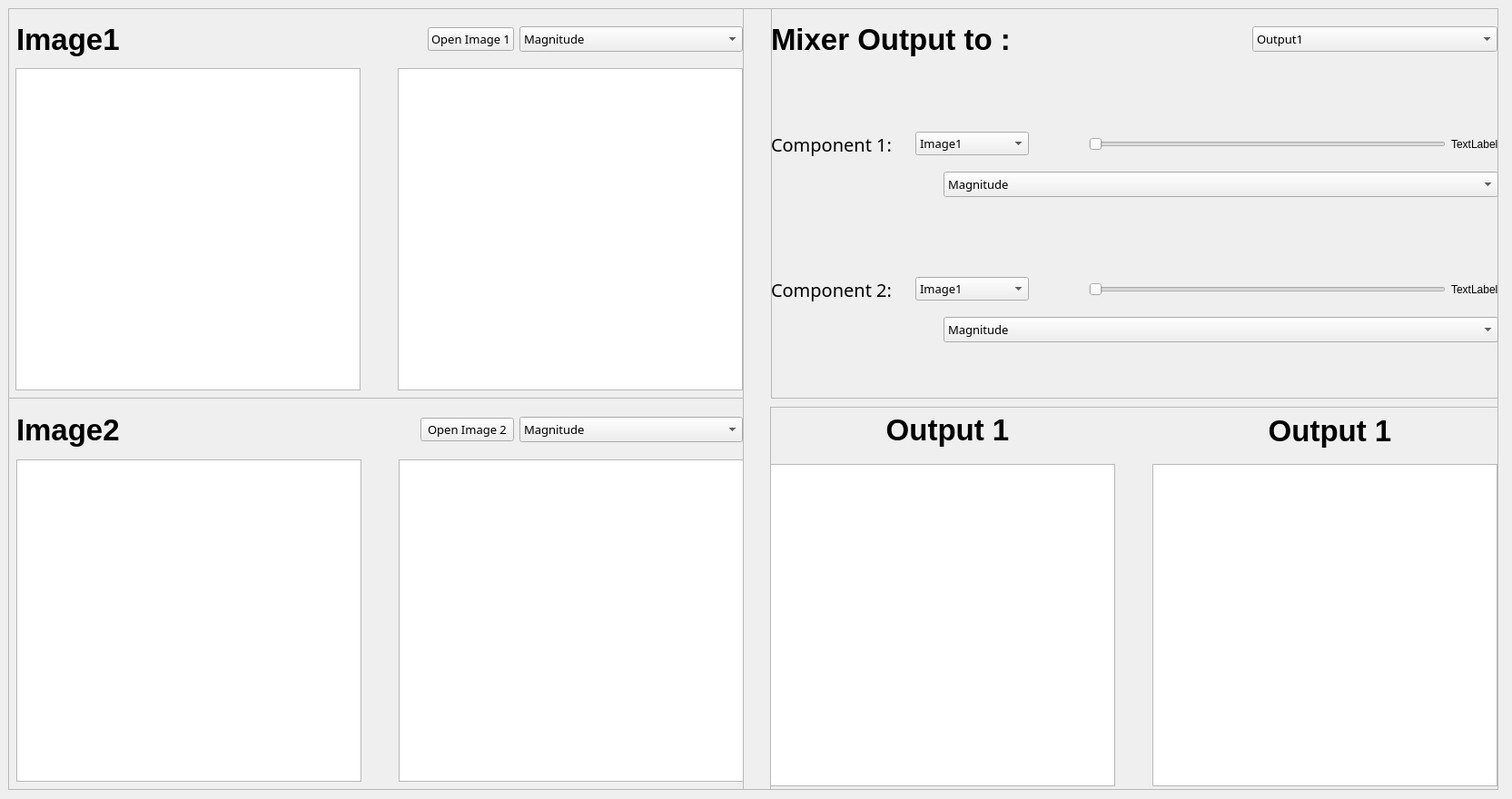
<?xml version="1.0" encoding="UTF-8"?>
<ui version="4.0">
 <class>MainWindow</class>
 <widget class="QMainWindow" name="MainWindow">
  <property name="geometry">
   <rect>
    <x>0</x>
    <y>0</y>
    <width>1665</width>
    <height>880</height>
   </rect>
  </property>
  <property name="windowTitle">
   <string>MainWindow</string>
  </property>
  <widget class="QWidget" name="centralwidget">
   <widget class="QFrame" name="frame">
    <property name="geometry">
     <rect>
      <x>9</x>
      <y>9</y>
      <width>1641</width>
      <height>861</height>
     </rect>
    </property>
    <property name="frameShape">
     <enum>QFrame::StyledPanel</enum>
    </property>
    <property name="frameShadow">
     <enum>QFrame::Raised</enum>
    </property>
    <widget class="QFrame" name="frame_11">
     <property name="geometry">
      <rect>
       <x>-1</x>
       <y>-1</y>
       <width>811</width>
       <height>431</height>
      </rect>
     </property>
     <property name="frameShape">
      <enum>QFrame::StyledPanel</enum>
     </property>
     <property name="frameShadow">
      <enum>QFrame::Raised</enum>
     </property>
     <widget class="QWidget" name="horizontalLayoutWidget_3">
      <property name="geometry">
       <rect>
        <x>9</x>
        <y>59</y>
        <width>801</width>
        <height>371</height>
       </rect>
      </property>
      <layout class="QHBoxLayout" name="horizontalLayout_1">
       <item>
        <widget class="PlotWidget" name="original_1">
         <property name="sizePolicy">
          <sizepolicy hsizetype="Fixed" vsizetype="Fixed">
           <horstretch>0</horstretch>
           <verstretch>0</verstretch>
          </sizepolicy>
         </property>
         <property name="minimumSize">
          <size>
           <width>380</width>
           <height>355</height>
          </size>
         </property>
        </widget>
       </item>
       <item>
        <spacer name="horizontalSpacer_1">
         <property name="orientation">
          <enum>Qt::Horizontal</enum>
         </property>
         <property name="sizeType">
          <enum>QSizePolicy::MinimumExpanding</enum>
         </property>
         <property name="sizeHint" stdset="0">
          <size>
           <width>20</width>
           <height>20</height>
          </size>
         </property>
        </spacer>
       </item>
       <item>
        <widget class="PlotWidget" name="components_p1">
         <property name="sizePolicy">
          <sizepolicy hsizetype="Fixed" vsizetype="Fixed">
           <horstretch>0</horstretch>
           <verstretch>0</verstretch>
          </sizepolicy>
         </property>
         <property name="minimumSize">
          <size>
           <width>380</width>
           <height>355</height>
          </size>
         </property>
        </widget>
       </item>
      </layout>
     </widget>
     <widget class="QWidget" name="horizontalLayoutWidget_6">
      <property name="geometry">
       <rect>
        <x>10</x>
        <y>10</y>
        <width>801</width>
        <height>51</height>
       </rect>
      </property>
      <layout class="QHBoxLayout" name="horizontalLayout_2">
       <item>
        <widget class="QLabel" name="label_Image2_2">
         <property name="font">
          <font>
           <family>MS UI Gothic</family>
           <pointsize>25</pointsize>
           <weight>75</weight>
           <italic>false</italic>
           <bold>true</bold>
           <strikeout>false</strikeout>
           <kerning>true</kerning>
          </font>
         </property>
         <property name="text">
          <string>Image1</string>
         </property>
        </widget>
       </item>
       <item>
        <spacer name="horizontalSpacer_2">
         <property name="orientation">
          <enum>Qt::Horizontal</enum>
         </property>
         <property name="sizeType">
          <enum>QSizePolicy::MinimumExpanding</enum>
         </property>
         <property name="sizeHint" stdset="0">
          <size>
           <width>40</width>
           <height>20</height>
          </size>
         </property>
        </spacer>
       </item>
       <item>
        <widget class="QPushButton" name="btn_open1">
         <property name="sizePolicy">
          <sizepolicy hsizetype="Fixed" vsizetype="Fixed">
           <horstretch>0</horstretch>
           <verstretch>0</verstretch>
          </sizepolicy>
         </property>
         <property name="minimumSize">
          <size>
           <width>80</width>
           <height>0</height>
          </size>
         </property>
         <property name="font">
          <font>
           <family>Rockwell</family>
           <pointsize>10</pointsize>
          </font>
         </property>
         <property name="text">
          <string>Open Image 1</string>
         </property>
        </widget>
       </item>
       <item>
        <widget class="QComboBox" name="comboBox_components1">
         <property name="sizePolicy">
          <sizepolicy hsizetype="Fixed" vsizetype="Fixed">
           <horstretch>0</horstretch>
           <verstretch>0</verstretch>
          </sizepolicy>
         </property>
         <property name="minimumSize">
          <size>
           <width>246</width>
           <height>28</height>
          </size>
         </property>
         <property name="font">
          <font>
           <family>Rockwell</family>
           <pointsize>10</pointsize>
          </font>
         </property>
         <item>
          <property name="text">
           <string>Magnitude</string>
          </property>
         </item>
         <item>
          <property name="text">
           <string>Phase</string>
          </property>
         </item>
         <item>
          <property name="text">
           <string>Real</string>
          </property>
         </item>
         <item>
          <property name="text">
           <string>Imaginary</string>
          </property>
         </item>
        </widget>
       </item>
       <item>
        <spacer name="horizontalSpacer_3">
         <property name="orientation">
          <enum>Qt::Horizontal</enum>
         </property>
         <property name="sizeType">
          <enum>QSizePolicy::Fixed</enum>
         </property>
         <property name="sizeHint" stdset="0">
          <size>
           <width>1</width>
           <height>20</height>
          </size>
         </property>
        </spacer>
       </item>
      </layout>
     </widget>
    </widget>
    <widget class="QFrame" name="frame_21">
     <property name="geometry">
      <rect>
       <x>840</x>
       <y>-1</y>
       <width>801</width>
       <height>431</height>
      </rect>
     </property>
     <property name="frameShape">
      <enum>QFrame::StyledPanel</enum>
     </property>
     <property name="frameShadow">
      <enum>QFrame::Raised</enum>
     </property>
     <widget class="QWidget" name="horizontalLayoutWidget_5">
      <property name="geometry">
       <rect>
        <x>0</x>
        <y>10</y>
        <width>801</width>
        <height>51</height>
       </rect>
      </property>
      <layout class="QHBoxLayout" name="horizontalLayout_7">
       <item>
        <widget class="QLabel" name="label_Mixer">
         <property name="font">
          <font>
           <family>MS UI Gothic</family>
           <pointsize>25</pointsize>
           <weight>75</weight>
           <italic>false</italic>
           <bold>true</bold>
           <strikeout>false</strikeout>
           <kerning>true</kerning>
          </font>
         </property>
         <property name="text">
          <string>Mixer Output to :</string>
         </property>
        </widget>
       </item>
       <item>
        <spacer name="horizontalSpacer_10">
         <property name="orientation">
          <enum>Qt::Horizontal</enum>
         </property>
         <property name="sizeType">
          <enum>QSizePolicy::MinimumExpanding</enum>
         </property>
         <property name="sizeHint" stdset="0">
          <size>
           <width>40</width>
           <height>20</height>
          </size>
         </property>
        </spacer>
       </item>
       <item>
        <widget class="QComboBox" name="comboBox_outputs">
         <property name="sizePolicy">
          <sizepolicy hsizetype="Fixed" vsizetype="Fixed">
           <horstretch>0</horstretch>
           <verstretch>0</verstretch>
          </sizepolicy>
         </property>
         <property name="minimumSize">
          <size>
           <width>270</width>
           <height>28</height>
          </size>
         </property>
         <property name="font">
          <font>
           <family>Rockwell</family>
           <pointsize>10</pointsize>
          </font>
         </property>
         <item>
          <property name="text">
           <string>Output1</string>
          </property>
         </item>
         <item>
          <property name="text">
           <string>Output2</string>
          </property>
         </item>
        </widget>
       </item>
       <item>
        <spacer name="horizontalSpacer_11">
         <property name="orientation">
          <enum>Qt::Horizontal</enum>
         </property>
         <property name="sizeType">
          <enum>QSizePolicy::Fixed</enum>
         </property>
         <property name="sizeHint" stdset="0">
          <size>
           <width>1</width>
           <height>20</height>
          </size>
         </property>
        </spacer>
       </item>
      </layout>
     </widget>
     <widget class="QWidget" name="horizontalLayoutWidget">
      <property name="geometry">
       <rect>
        <x>0</x>
        <y>130</y>
        <width>801</width>
        <height>41</height>
       </rect>
      </property>
      <layout class="QHBoxLayout" name="horizontalLayout_5">
       <item>
        <widget class="QLabel" name="label">
         <property name="font">
          <font>
           <family>Rockwell</family>
           <pointsize>15</pointsize>
          </font>
         </property>
         <property name="text">
          <string>Component 1:</string>
         </property>
        </widget>
       </item>
       <item>
        <spacer name="horizontalSpacer_7">
         <property name="orientation">
          <enum>Qt::Horizontal</enum>
         </property>
         <property name="sizeType">
          <enum>QSizePolicy::Fixed</enum>
         </property>
         <property name="sizeHint" stdset="0">
          <size>
           <width>20</width>
           <height>20</height>
          </size>
         </property>
        </spacer>
       </item>
       <item>
        <widget class="QComboBox" name="Img_compo1">
         <property name="sizePolicy">
          <sizepolicy hsizetype="Fixed" vsizetype="Fixed">
           <horstretch>0</horstretch>
           <verstretch>0</verstretch>
          </sizepolicy>
         </property>
         <property name="minimumSize">
          <size>
           <width>125</width>
           <height>0</height>
          </size>
         </property>
         <property name="font">
          <font>
           <family>Rockwell</family>
           <pointsize>10</pointsize>
          </font>
         </property>
         <item>
          <property name="text">
           <string>Image1</string>
          </property>
         </item>
         <item>
          <property name="text">
           <string>Image2</string>
          </property>
         </item>
        </widget>
       </item>
       <item>
        <spacer name="horizontalSpacer_8">
         <property name="orientation">
          <enum>Qt::Horizontal</enum>
         </property>
         <property name="sizeType">
          <enum>QSizePolicy::Fixed</enum>
         </property>
         <property name="sizeHint" stdset="0">
          <size>
           <width>60</width>
           <height>20</height>
          </size>
         </property>
        </spacer>
       </item>
       <item>
        <widget class="QSlider" name="slider1">
         <property name="orientation">
          <enum>Qt::Horizontal</enum>
         </property>
        </widget>
       </item>
       <item>
        <widget class="QLabel" name="slider1_text">
         <property name="text">
          <string>TextLabel</string>
         </property>
        </widget>
       </item>
      </layout>
     </widget>
     <widget class="QWidget" name="horizontalLayoutWidget_8">
      <property name="geometry">
       <rect>
        <x>0</x>
        <y>170</y>
        <width>801</width>
        <height>51</height>
       </rect>
      </property>
      <layout class="QHBoxLayout" name="horizontalLayout_8">
       <item>
        <spacer name="horizontalSpacer_12">
         <property name="orientation">
          <enum>Qt::Horizontal</enum>
         </property>
         <property name="sizeType">
          <enum>QSizePolicy::Fixed</enum>
         </property>
         <property name="sizeHint" stdset="0">
          <size>
           <width>190</width>
           <height>20</height>
          </size>
         </property>
        </spacer>
       </item>
       <item>
        <widget class="QComboBox" name="Mixer_components1">
         <property name="sizePolicy">
          <sizepolicy hsizetype="Preferred" vsizetype="Fixed">
           <horstretch>0</horstretch>
           <verstretch>0</verstretch>
          </sizepolicy>
         </property>
         <property name="minimumSize">
          <size>
           <width>252</width>
           <height>28</height>
          </size>
         </property>
         <property name="font">
          <font>
           <family>Rockwell</family>
           <pointsize>10</pointsize>
          </font>
         </property>
         <property name="layoutDirection">
          <enum>Qt::LeftToRight</enum>
         </property>
         <property name="autoFillBackground">
          <bool>false</bool>
         </property>
         <item>
          <property name="text">
           <string>Magnitude</string>
          </property>
         </item>
         <item>
          <property name="text">
           <string>Phase</string>
          </property>
         </item>
         <item>
          <property name="text">
           <string>Real</string>
          </property>
         </item>
         <item>
          <property name="text">
           <string>Imaginary</string>
          </property>
         </item>
         <item>
          <property name="text">
           <string>Uni Mag</string>
          </property>
         </item>
         <item>
          <property name="text">
           <string>Uni Phase</string>
          </property>
         </item>
        </widget>
       </item>
      </layout>
     </widget>
     <widget class="QWidget" name="horizontalLayoutWidget_9">
      <property name="geometry">
       <rect>
        <x>0</x>
        <y>290</y>
        <width>801</width>
        <height>41</height>
       </rect>
      </property>
      <layout class="QHBoxLayout" name="horizontalLayout_9">
       <item>
        <widget class="QLabel" name="label_2">
         <property name="font">
          <font>
           <family>Rockwell</family>
           <pointsize>15</pointsize>
          </font>
         </property>
         <property name="text">
          <string>Component 2:</string>
         </property>
        </widget>
       </item>
       <item>
        <spacer name="horizontalSpacer_14">
         <property name="orientation">
          <enum>Qt::Horizontal</enum>
         </property>
         <property name="sizeType">
          <enum>QSizePolicy::Fixed</enum>
         </property>
         <property name="sizeHint" stdset="0">
          <size>
           <width>20</width>
           <height>20</height>
          </size>
         </property>
        </spacer>
       </item>
       <item>
        <widget class="QComboBox" name="Img_compo2">
         <property name="sizePolicy">
          <sizepolicy hsizetype="Fixed" vsizetype="Fixed">
           <horstretch>0</horstretch>
           <verstretch>0</verstretch>
          </sizepolicy>
         </property>
         <property name="minimumSize">
          <size>
           <width>125</width>
           <height>0</height>
          </size>
         </property>
         <property name="font">
          <font>
           <family>Rockwell</family>
           <pointsize>10</pointsize>
          </font>
         </property>
         <item>
          <property name="text">
           <string>Image1</string>
          </property>
         </item>
         <item>
          <property name="text">
           <string>Image2</string>
          </property>
         </item>
        </widget>
       </item>
       <item>
        <spacer name="horizontalSpacer_13">
         <property name="orientation">
          <enum>Qt::Horizontal</enum>
         </property>
         <property name="sizeType">
          <enum>QSizePolicy::Fixed</enum>
         </property>
         <property name="sizeHint" stdset="0">
          <size>
           <width>60</width>
           <height>20</height>
          </size>
         </property>
        </spacer>
       </item>
       <item>
        <widget class="QSlider" name="slider2">
         <property name="orientation">
          <enum>Qt::Horizontal</enum>
         </property>
        </widget>
       </item>
       <item>
        <widget class="QLabel" name="slider2_text">
         <property name="text">
          <string>TextLabel</string>
         </property>
        </widget>
       </item>
      </layout>
     </widget>
     <widget class="QWidget" name="horizontalLayoutWidget_10">
      <property name="geometry">
       <rect>
        <x>0</x>
        <y>330</y>
        <width>801</width>
        <height>51</height>
       </rect>
      </property>
      <layout class="QHBoxLayout" name="horizontalLayout_6">
       <item>
        <spacer name="horizontalSpacer_9">
         <property name="orientation">
          <enum>Qt::Horizontal</enum>
         </property>
         <property name="sizeType">
          <enum>QSizePolicy::Fixed</enum>
         </property>
         <property name="sizeHint" stdset="0">
          <size>
           <width>190</width>
           <height>20</height>
          </size>
         </property>
        </spacer>
       </item>
       <item>
        <widget class="QComboBox" name="Mixer_components2">
         <property name="sizePolicy">
          <sizepolicy hsizetype="Preferred" vsizetype="Fixed">
           <horstretch>0</horstretch>
           <verstretch>0</verstretch>
          </sizepolicy>
         </property>
         <property name="minimumSize">
          <size>
           <width>252</width>
           <height>28</height>
          </size>
         </property>
         <property name="font">
          <font>
           <family>Rockwell</family>
           <pointsize>10</pointsize>
          </font>
         </property>
         <property name="layoutDirection">
          <enum>Qt::LeftToRight</enum>
         </property>
         <property name="autoFillBackground">
          <bool>false</bool>
         </property>
         <item>
          <property name="text">
           <string>Magnitude</string>
          </property>
         </item>
         <item>
          <property name="text">
           <string>Phase</string>
          </property>
         </item>
         <item>
          <property name="text">
           <string>Real</string>
          </property>
         </item>
         <item>
          <property name="text">
           <string>Imaginary</string>
          </property>
         </item>
         <item>
          <property name="text">
           <string>Uni Mag</string>
          </property>
         </item>
         <item>
          <property name="text">
           <string>Uni Phase</string>
          </property>
         </item>
        </widget>
       </item>
      </layout>
     </widget>
    </widget>
    <widget class="QFrame" name="frame_12">
     <property name="geometry">
      <rect>
       <x>-1</x>
       <y>429</y>
       <width>811</width>
       <height>441</height>
      </rect>
     </property>
     <property name="frameShape">
      <enum>QFrame::StyledPanel</enum>
     </property>
     <property name="frameShadow">
      <enum>QFrame::Raised</enum>
     </property>
     <widget class="QWidget" name="horizontalLayoutWidget_4">
      <property name="geometry">
       <rect>
        <x>10</x>
        <y>60</y>
        <width>801</width>
        <height>371</height>
       </rect>
      </property>
      <layout class="QHBoxLayout" name="horizontalLayout_4">
       <item>
        <widget class="PlotWidget" name="original_2">
         <property name="sizePolicy">
          <sizepolicy hsizetype="Fixed" vsizetype="Fixed">
           <horstretch>0</horstretch>
           <verstretch>0</verstretch>
          </sizepolicy>
         </property>
         <property name="minimumSize">
          <size>
           <width>380</width>
           <height>355</height>
          </size>
         </property>
        </widget>
       </item>
       <item>
        <spacer name="horizontalSpacer_6">
         <property name="orientation">
          <enum>Qt::Horizontal</enum>
         </property>
         <property name="sizeType">
          <enum>QSizePolicy::MinimumExpanding</enum>
         </property>
         <property name="sizeHint" stdset="0">
          <size>
           <width>20</width>
           <height>20</height>
          </size>
         </property>
        </spacer>
       </item>
       <item>
        <widget class="PlotWidget" name="components_p2">
         <property name="sizePolicy">
          <sizepolicy hsizetype="Fixed" vsizetype="Fixed">
           <horstretch>0</horstretch>
           <verstretch>0</verstretch>
          </sizepolicy>
         </property>
         <property name="minimumSize">
          <size>
           <width>380</width>
           <height>355</height>
          </size>
         </property>
        </widget>
       </item>
      </layout>
     </widget>
     <widget class="QWidget" name="horizontalLayoutWidget_2">
      <property name="geometry">
       <rect>
        <x>10</x>
        <y>10</y>
        <width>801</width>
        <height>51</height>
       </rect>
      </property>
      <layout class="QHBoxLayout" name="horizontalLayout_3">
       <item>
        <widget class="QLabel" name="label_Image2">
         <property name="font">
          <font>
           <family>MS UI Gothic</family>
           <pointsize>25</pointsize>
           <weight>75</weight>
           <italic>false</italic>
           <bold>true</bold>
           <strikeout>false</strikeout>
           <kerning>true</kerning>
          </font>
         </property>
         <property name="text">
          <string>Image2</string>
         </property>
        </widget>
       </item>
       <item>
        <spacer name="horizontalSpacer_4">
         <property name="orientation">
          <enum>Qt::Horizontal</enum>
         </property>
         <property name="sizeType">
          <enum>QSizePolicy::MinimumExpanding</enum>
         </property>
         <property name="sizeHint" stdset="0">
          <size>
           <width>40</width>
           <height>20</height>
          </size>
         </property>
        </spacer>
       </item>
       <item>
        <widget class="QPushButton" name="btn_open2">
         <property name="minimumSize">
          <size>
           <width>103</width>
           <height>0</height>
          </size>
         </property>
         <property name="font">
          <font>
           <family>Rockwell</family>
           <pointsize>10</pointsize>
           <weight>50</weight>
           <bold>false</bold>
          </font>
         </property>
         <property name="text">
          <string>Open Image 2</string>
         </property>
        </widget>
       </item>
       <item>
        <widget class="QComboBox" name="comboBox_components2">
         <property name="sizePolicy">
          <sizepolicy hsizetype="Fixed" vsizetype="Fixed">
           <horstretch>0</horstretch>
           <verstretch>0</verstretch>
          </sizepolicy>
         </property>
         <property name="minimumSize">
          <size>
           <width>246</width>
           <height>28</height>
          </size>
         </property>
         <property name="font">
          <font>
           <family>Rockwell</family>
           <pointsize>10</pointsize>
          </font>
         </property>
         <item>
          <property name="text">
           <string>Magnitude</string>
          </property>
         </item>
         <item>
          <property name="text">
           <string>Phase</string>
          </property>
         </item>
         <item>
          <property name="text">
           <string>Real</string>
          </property>
         </item>
         <item>
          <property name="text">
           <string>Imaginary</string>
          </property>
         </item>
        </widget>
       </item>
       <item>
        <spacer name="horizontalSpacer_5">
         <property name="orientation">
          <enum>Qt::Horizontal</enum>
         </property>
         <property name="sizeType">
          <enum>QSizePolicy::Fixed</enum>
         </property>
         <property name="sizeHint" stdset="0">
          <size>
           <width>1</width>
           <height>20</height>
          </size>
         </property>
        </spacer>
       </item>
      </layout>
     </widget>
    </widget>
    <widget class="QFrame" name="frame_22">
     <property name="geometry">
      <rect>
       <x>839</x>
       <y>439</y>
       <width>811</width>
       <height>431</height>
      </rect>
     </property>
     <property name="frameShape">
      <enum>QFrame::StyledPanel</enum>
     </property>
     <property name="frameShadow">
      <enum>QFrame::Raised</enum>
     </property>
     <widget class="QWidget" name="verticalLayoutWidget">
      <property name="geometry">
       <rect>
        <x>0</x>
        <y>0</y>
        <width>391</width>
        <height>51</height>
       </rect>
      </property>
      <layout class="QVBoxLayout" name="verticalLayout">
       <item>
        <widget class="QLabel" name="label_out1">
         <property name="font">
          <font>
           <family>MS UI Gothic</family>
           <pointsize>25</pointsize>
           <weight>75</weight>
           <bold>true</bold>
          </font>
         </property>
         <property name="autoFillBackground">
          <bool>false</bool>
         </property>
         <property name="text">
          <string>Output 1</string>
         </property>
         <property name="alignment">
          <set>Qt::AlignCenter</set>
         </property>
        </widget>
       </item>
      </layout>
     </widget>
     <widget class="QWidget" name="horizontalLayoutWidget_7">
      <property name="geometry">
       <rect>
        <x>0</x>
        <y>60</y>
        <width>801</width>
        <height>361</height>
       </rect>
      </property>
      <layout class="QHBoxLayout" name="horizontalLayout_10">
       <item>
        <widget class="PlotWidget" name="output1">
         <property name="sizePolicy">
          <sizepolicy hsizetype="Fixed" vsizetype="Fixed">
           <horstretch>0</horstretch>
           <verstretch>0</verstretch>
          </sizepolicy>
         </property>
         <property name="minimumSize">
          <size>
           <width>380</width>
           <height>355</height>
          </size>
         </property>
        </widget>
       </item>
       <item>
        <spacer name="horizontalSpacer_15">
         <property name="orientation">
          <enum>Qt::Horizontal</enum>
         </property>
         <property name="sizeType">
          <enum>QSizePolicy::MinimumExpanding</enum>
         </property>
         <property name="sizeHint" stdset="0">
          <size>
           <width>20</width>
           <height>20</height>
          </size>
         </property>
        </spacer>
       </item>
       <item>
        <widget class="PlotWidget" name="output2">
         <property name="sizePolicy">
          <sizepolicy hsizetype="Fixed" vsizetype="Fixed">
           <horstretch>0</horstretch>
           <verstretch>0</verstretch>
          </sizepolicy>
         </property>
         <property name="minimumSize">
          <size>
           <width>380</width>
           <height>355</height>
          </size>
         </property>
        </widget>
       </item>
      </layout>
     </widget>
    </widget>
    <widget class="QWidget" name="verticalLayoutWidget_2">
     <property name="geometry">
      <rect>
       <x>1270</x>
       <y>440</y>
       <width>371</width>
       <height>51</height>
      </rect>
     </property>
     <layout class="QVBoxLayout" name="verticalLayout_2">
      <item>
       <widget class="QLabel" name="label_out2">
        <property name="font">
         <font>
          <family>MS UI Gothic</family>
          <pointsize>25</pointsize>
          <weight>75</weight>
          <bold>true</bold>
         </font>
        </property>
        <property name="autoFillBackground">
         <bool>false</bool>
        </property>
        <property name="text">
         <string>Output 1</string>
        </property>
        <property name="alignment">
         <set>Qt::AlignCenter</set>
        </property>
       </widget>
      </item>
     </layout>
    </widget>
   </widget>
  </widget>
 </widget>
 <customwidgets>
  <customwidget>
   <class>PlotWidget</class>
   <extends>QGraphicsView</extends>
   <header>pyqtgraph</header>
  </customwidget>
 </customwidgets>
 <resources/>
 <connections/>
</ui>
